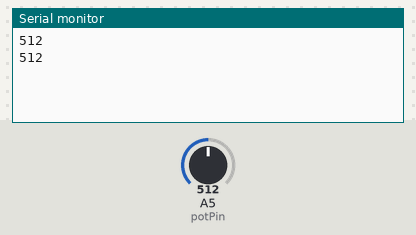
This sketch was run on a simulated Arduino Uno, built with avr-gcc and run on an emulated ATmega328P. Parts: the last lines printed to the serial monitor. The test bench sets the inputs (shaded band); at power-on: A5 (potPin) = 512.

Above: at 2.8 s.
2.9 s: A5 (potPin) set to 716
At 4.4 s:
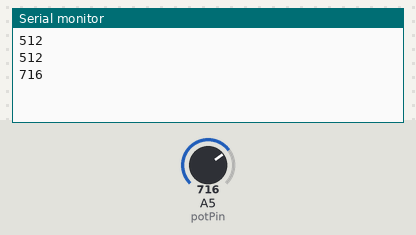
5.6 s: A5 (potPin) set to 900
At 7.1 s:
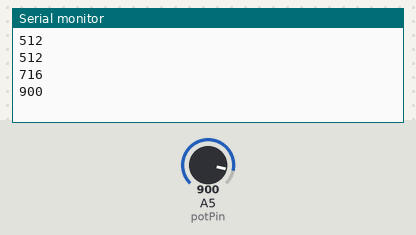
Timing chart, 0 to 8.6 s (numbered marks = the images above; inputs shaded):
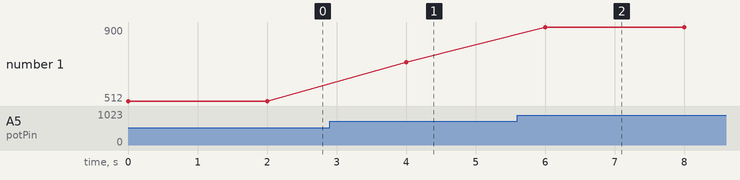

Measured:
- after the input at 2.9 s, the serial monitor: prints a new line after 1.1 s (image 1)
- after the input at 5.6 s, the serial monitor: prints a new line after 0.40 s (image 2)
- plotted number 1: 512 → 716 after the input at 2.9 s, 716 → 900 after the input at 5.6 s

The sketch:

Petentiometer.ino
```cpp
/*
*Code written by Austin Peay State University student Rashaad Washington 2021
*Potentiometer v1.0
*Last changes made on 7/15/2021 at 14:24 CDT
 */
float RT = 5000;// the potentiometer's resistance is valued at 5kΩ
float R;// the unknown resistance value R

int potPin = A5; // potentiometer is connected to analog pin 5
int potValue; // variable used to store the value coming from the sensor
int percent; // variable used to store the percentage value

void setup() {
  Serial.begin(9600); // initialize the serial communication
}

void loop() {
  potValue = analogRead(potPin); // get a reading from the potentiometer, assign the name potValue
  Serial.println(potValue);
  /*
   * Lowest reading is near ~300 then jumps to ~790-800. Possible reasons why...
   * May need to tune potentiometer. It is more precise at ~875.
   */
  delay(2000); //wait 2 second(s)
  /* percent = map(potValue, 0, 1023, 0, 100); // convert reading (potValue) to a percentage
  float voltage = potValue * (5.0 / 1023.0);  //convert to voltage
  R = ( voltage * RT)/5.0;   // get value of unknown resistance

  Serial.print("Analog Reading: "); // print out the analog value from A5
  Serial.print(potValue);
  Serial.print(", Voltage =");// prints the text "Voltage ="
  Serial.print(voltage);
  Serial.print("v, Resistance="); //prints the text "Resistance ="
  Serial.print(R);
  Serial.print(" ohms");
  Serial.print(", Percentage: "); // print out the percentage
  Serial.print(percent);
  Serial.println("%");

  */
}
```
